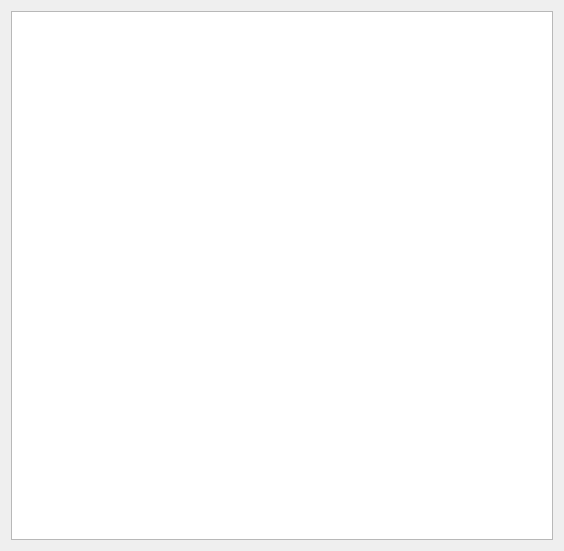
<?xml version="1.0" encoding="UTF-8"?>
<ui version="4.0">
 <class>MainWidget</class>
 <widget class="QWidget" name="MainWidget">
  <property name="geometry">
   <rect>
    <x>0</x>
    <y>0</y>
    <width>564</width>
    <height>551</height>
   </rect>
  </property>
  <property name="windowTitle">
   <string notr="true">Monitor</string>
  </property>
  <layout class="QVBoxLayout" name="verticalLayout">
   <item>
    <widget class="QListWidget" name="listWidgetLog"/>
   </item>
  </layout>
 </widget>
 <resources/>
 <connections/>
</ui>
